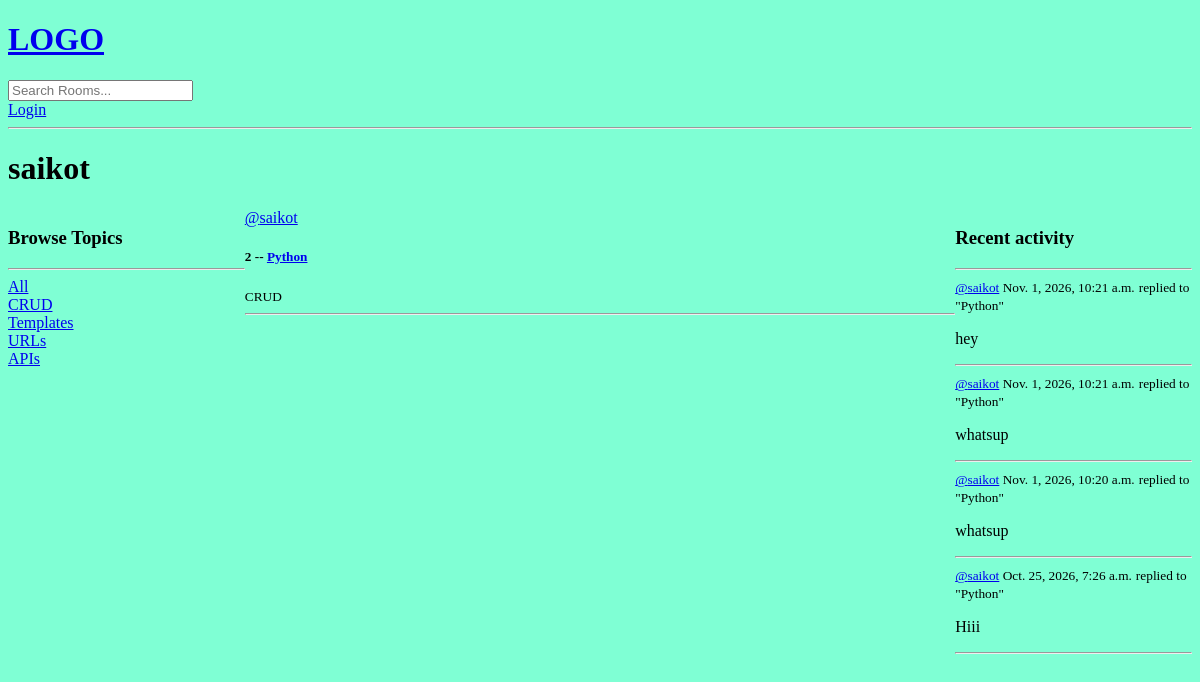
Before: /profile/1 with the older database file.
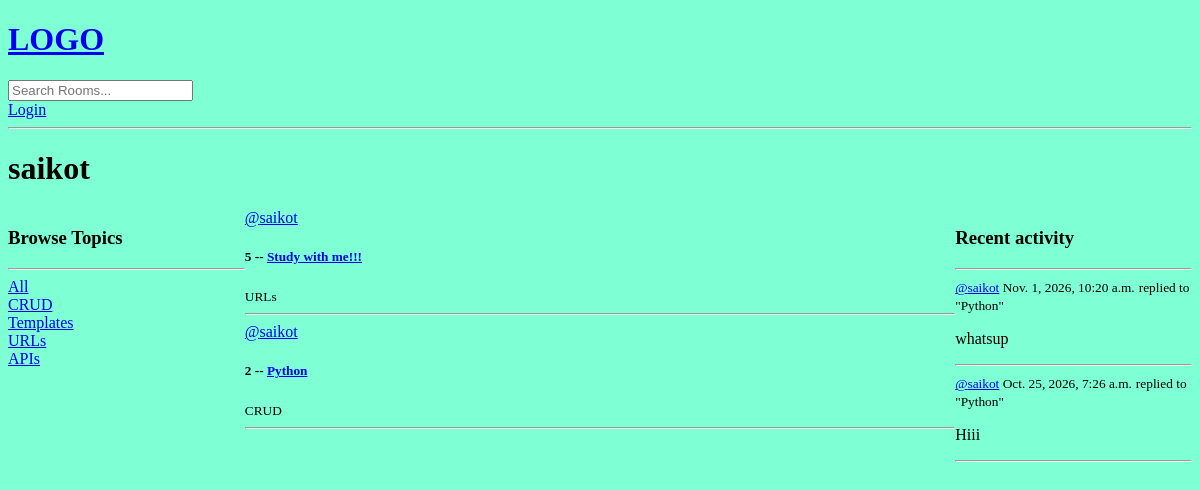
After: the same page with the newer database file.
### base/models.py (models this page shows, shortened)
class Topic(models.Model):
  name = models.CharField(max_length= 200)

class Room(models.Model):
  host = models.ForeignKey(User, on_delete= models.SET_NULL, null = True)
  topic = models.ForeignKey(Topic, on_delete= models.SET_NULL, null = True)
  name = models.CharField(max_length=200)
  description = models.TextField(null=True, blank=True)
  participants = models.ManyToManyField(User, related_name='participants', blank=True)
  updated = models.DateTimeField(auto_now=True)
  created = models.DateTimeField(auto_now_add = True)
  class Meta:
    ordering = ['-updated', '-created']
  def __str__(self):
    return self.name

class Message(models.Model):
  user = models.ForeignKey(User, on_delete=models.CASCADE)
  room = models.ForeignKey(Room, on_delete= models.CASCADE)
  body = models.TextField()
  updated = models.DateTimeField(auto_now=True)
  created = models.DateTimeField(auto_now_add = True)
  class Meta:
      ordering = ['-updated', '-created']
  def __str__(self):
    return self.body[0:50]

### base/views.py (the view)
# urls.py: path('profile/<str:pk>', views.userProfile, name="user-profile"),
def userProfile(request, pk):
    user = User.objects.get(id=pk)
    rooms = user.room_set.all()
    room_messages = user.message_set.all()
    topics = Topic.objects.all()
    context = {'user': user, 'rooms': rooms, 'room_messages': room_messages, 'topics': topics}
    return render(request, 'base/profile.html', context)

### base/templates/base/profile.html (shortened to what this page needs)
{% extends 'main.html' %}
{% block content %}
  <h1>{{user.username}}</h1>
  <div class="profile-container">
    <div>
      {% include 'base/topics_component.html' %}
    </div>
    <div>
      {% include 'base/feed_component.html' %}
    </div>
    <div>
      {% include 'base/activity_component.html' %}
    </div>
  </div>
{% endblock content %}

### templates/main.html (shortened to what this page needs)
<!DOCTYPE html>
{% load static %}
<html lang='en'>
<head>
  <link rel='stylesheet' type="text/css" media="screen" href="{% static 'styles/main.css' %}">
</head>
<body>
  {% include 'navbar.html' %}
  {% block content %}
  {% endblock %}
</body>
</html>

### templates/navbar.html
<a href="/">
    <h1>LOGO</h1>
</a>
<form method="GET" action="{% url 'home' %}">
    <input type="text" name = "q" placeholder = "Search Rooms...">
</form>
{% if request.user.is_authenticated %}
  <p>Welcome, {{ request.user }}!</p>
  <a href="{% url 'logout' %}">Logout</a>
{% else %}
  <a href="{% url 'login' %}">Login</a>
{% endif %}
<hr>

### base/templates/base/topics_component.html
<h3>Browse Topics</h3>
<hr>
<div>
  <a href="{% url 'home' %}">All</a>
</div>
{% for topic in topics %}
<div>
  <a href="{% url 'home' %}?q={{topic.name}}">{{topic.name}}</a>
</div>
{% endfor %}

### base/templates/base/feed_component.html (shortened to what this page needs)
<div>
  {% for room in rooms %}
  <div>
    <a href="{% url 'user-profile' room.host.id %}">@{{room.host.username}}</a>
    <h5>{{room.id}} -- <a href="{% url 'room' room.id %}">{{room.name}}</a></h5>
    <small>{{room.topic.name}}</small>
    <hr>
  </div>
  {% endfor %}
</div>

### base/templates/base/activity_component.html (shortened to what this page needs)
<h3>Recent activity</h3>
<hr>
{% for message in room_messages %}
<div>
  <small><a href="{% url 'user-profile' message.user.id %}">@{{ message.user }}</a> {{message.created}}</small>
  <small>replied to "{{ message.room }}"</small>
  <p>{{message}}</p>
  <hr>
</div>
{% endfor %}

### static/styles/main.css (style rules this page uses)
body { background-color: aquamarine; }

### base/templates/base/profile.html (style rules this page uses)
.profile-container { display: grid; grid-template-columns: 1fr 3fr 1fr; }

Changed rows visible on the page:
removed Message: user "saikot", created "Nov. 1, 2026, 10:21 a.m.", room "Python", body "hey"
removed Message: user "saikot", created "Nov. 1, 2026, 10:21 a.m.", room "Python", body "whatsup"
added Room: host.username "saikot", id "5", name "Study with me!!!", topic.name "URLs"
